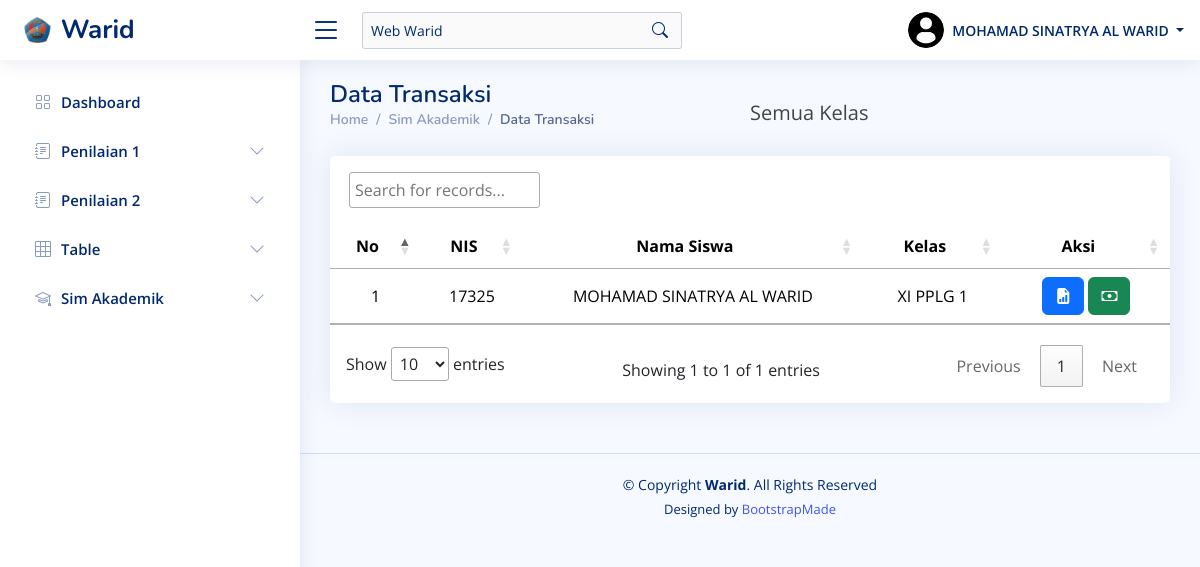
The page /?page=transaksi (signed in) on the database its author committed.
### tables this page shows
CREATE TABLE `tb_siswa` (
  `nis` int(11) NOT NULL,
  `nama` varchar(100) NOT NULL,
  `id_kelas` int(11) NOT NULL,
  `jk` smallint(6) NOT NULL,
  `user` varchar(100) NOT NULL,
  `pass` varchar(200) NOT NULL,
  `foto` varchar(100) NOT NULL
);

CREATE TABLE `tb_kelas` (
  `id_kelas` int(11) NOT NULL,
  `jenjang` enum('10','11','12','') NOT NULL,
  `jurusan` enum('PPLG','AKL','MPLB','PM') NOT NULL,
  `nama_kelas` varchar(50) NOT NULL
);

### assets/components/sim_akademik_warid/transaksi.php (the view, shortened to what this page needs)
<?php
$pageName = 'transaksi';
?>
<?php
$kelas_siswa = "Semua Kelas";
$kelas_query = "";
?>
<main id="main" class="main">
    <div class="pagetitle d-flex align-items-center">
        <span class="col-sm-6">
            <h1>Data Transaksi</h1>
            <nav>
                <ol class="breadcrumb">
                    <li class="breadcrumb-item"><a href="?page=dashboard">Home</a></li>
                    <li class="breadcrumb-item">Sim Akademik</li>
                    <li class="breadcrumb-item active">Data Transaksi</li>
                </ol>
            </nav>
        </span>
        <span class="col-sm-3 fs-5"><?php echo $kelas_siswa; ?></span>
    </div>
    <section class="section">
        <div class="row">
            <div class="col-lg-12">
                <div class="card">
                    <div class="table-responsive text-nowrap">
                        <table id="dataTableTransaksi" class="table table-hover">
                            <thead>
                                <tr>
                                    <th>No</th>
                                    <th>NIS</th>
                                    <th>Nama Siswa</th>
                                    <th>Kelas</th>
                                    <th>Aksi</th>
                                </tr>
                            </thead>
                            <tbody>
                                <?php
                                if ($_SESSION['role'] == 'siswa') {
                                    $sqlSiswa = "SELECT s.nis, s.nama, k.nama_kelas FROM tb_siswa s LEFT JOIN tb_kelas k ON s.id_kelas = k.id_kelas WHERE nis = :nis";
                                    $stmt = $pdo->prepare($sqlSiswa);
                                    $stmt->bindParam(':nis', $_SESSION['id'], PDO::PARAM_STR);
                                    $stmt->execute();
                                } else {
                                    $sqlSiswa = "SELECT s.nis, s.nama, k.nama_kelas FROM tb_siswa s LEFT JOIN tb_kelas k ON s.id_kelas = k.id_kelas $kelas_query";
                                    $stmt = $pdo->query($sqlSiswa);
                                }
                                $no = 1;
                                foreach ($stmt as $siswa) {
                                ?>
                                    <tr>
                                        <td><?php echo $no++; ?></td>
                                        <td><?php echo htmlspecialchars($siswa['nis']); ?></td>
                                        <td><?php echo htmlspecialchars($siswa['nama']); ?></td>
                                        <td><?php echo htmlspecialchars($siswa['nama_kelas']); ?></td>
                                        <td>
                                            <a href="?page=<?php echo $pageName ?>&alert=info_nilai&nis=<?php echo $siswa['nis']; ?>" class="btn btn-primary"><i class="bi bi-file-earmark-bar-graph-fill" style="color: white;"></i></a>
                                            <a href="?page=<?php echo $pageName ?>&alert=info_bayar&nis=<?php echo $siswa['nis']; ?>" class="btn btn-success"><i class="bi bi-cash" style="color: white"></i></a>
                                        </td>
                                    </tr>
                                <?php
                                }
                                ?>
                            </tbody>
                        </table>
                    </div>
                </div>
            </div>
        </div>
</main>

### assets/css/style.css (style rules this page uses)
:root { scroll-behavior: smooth; }
body { font-family: "Open Sans", sans-serif; background: #f6f9ff; color: #444444; }
a { color: #4154f1; text-decoration: none; }
h1, h2, h3, h4, h5, h6 { font-family: "Nunito", sans-serif; }
table * { text-align: center; }
table { width: 100%; }
td { vertical-align: middle; word-wrap: break-word; word-break: normal; max-width: 200px; white-space: normal; }
#main { margin-top: 60px; padding: 20px 30px; transition: all 0.3s; }
.pagetitle { margin-bottom: 10px; }
.pagetitle h1 { font-size: 24px; margin-bottom: 0; font-weight: 600; color: #012970; }
.card { margin-bottom: 30px; border: none; border-radius: 5px; box-shadow: 0px 0 30px rgba(1, 41, 112, 0.1); }
.breadcrumb { font-size: 14px; font-family: "Nunito", sans-serif; color: #899bbd; font-weight: 600; }
.breadcrumb a { color: #899bbd; transition: 0.3s; }
.breadcrumb .breadcrumb-item::before { color: #899bbd; }
.breadcrumb .active { color: #51678f; font-weight: 600; }
@media (min-width: 1200px) { #main, #footer { margin-left: 300px; } }

### rows shown on the page
tb_siswa: nis "17325", nama "MOHAMAD SINATRYA AL WARID", id_kelas.nama_kelas "XI PPLG 1"

### other values the page prints
$userDisplayName "MOHAMAD SINATRYA AL WARID"
$kelas_siswa "Semua Kelas"
